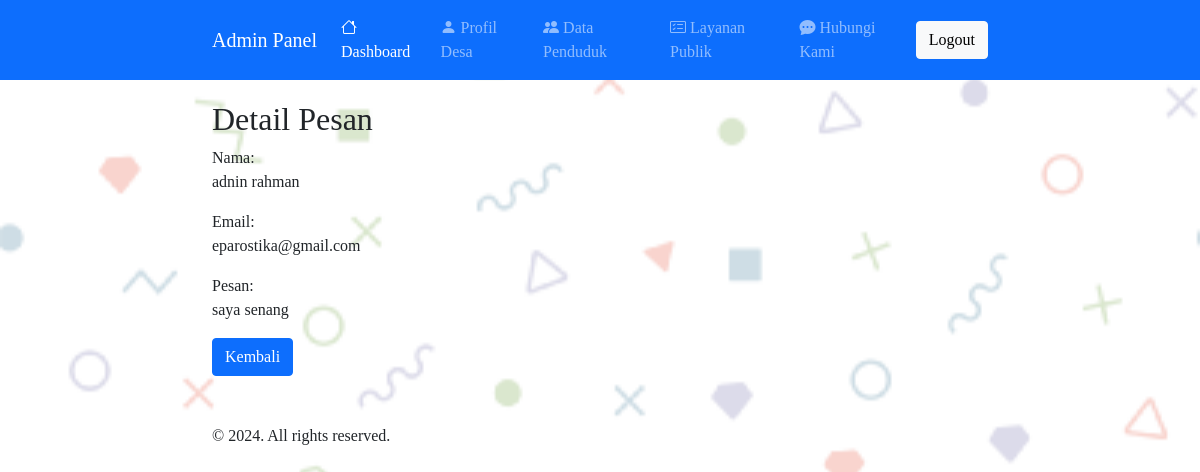
Page /admin/detail_pesan.php?id=2 (signed in) on the committed database.
### tables this page shows
CREATE TABLE `pesan` (
  `id` int(11) NOT NULL,
  `nama` varchar(50) NOT NULL,
  `email` varchar(50) NOT NULL,
  `pesan` text DEFAULT NULL
);

### admin/detail_pesan.php (the view, shortened to what this page needs)
<?php
include '../includes/db.php';
$id = $_GET['id'];
$query = "SELECT * FROM pesan WHERE id = $id";
$result = mysqli_query($koneksi, $query);
$row = mysqli_fetch_assoc($result);
$nama = $row['nama'];
$email = $row['email'];
$pesan = $row['pesan'];
?>
<!DOCTYPE html>
<html>
<head>
  <link rel="stylesheet" type="text/css" href="https://cdnjs.cloudflare.com/ajax/libs/bootstrap/5.0.2/css/bootstrap.min.css">
  <link rel="stylesheet" type="text/css" href="https://cdnjs.cloudflare.com/ajax/libs/bootstrap-icons/1.6.0/font/bootstrap-icons.min.css">
</head>
<body>
  <header>
    <nav class="navbar navbar-expand-lg navbar-dark bg-primary">
        <div class="container">
            <a class="navbar-brand" href="index.php">Admin Panel</a>
            <div class="collapse navbar-collapse" id="navbarNav">
                <ul class="navbar-nav ms-auto">
                    <li class="nav-item">
                        <a class="nav-link active" aria-current="page" href="dashboard.php"><i
                                class="bi bi-house"></i> Dashboard</a>
                    </li>
                    <li class="nav-item">
                        <a class="nav-link" href="profile.php"><i class="bi bi-person-fill"></i> Profil Desa</a>
                    </li>
                    <li class="nav-item">
                        <a class="nav-link" href="population.php"><i class="bi bi-people-fill"></i> Data Penduduk</a>
                    </li>
                    <li class="nav-item">
                        <a class="nav-link" href="public_services.php"><i class="bi bi-card-checklist"></i> Layanan
                            Publik</a>
                    </li>
                    <li class="nav-item">
                        <a class="nav-link" href="contact.php"><i class="bi bi-chat-dots-fill"></i> Hubungi Kami</a>
                    </li>
                </ul>
                <a href="logout.php" class="btn btn-light">Logout</a>
            </div>
        </div>
    </nav>
</header>
  <div class="container">
    <section>
      <h2 class="contact-title">Detail Pesan</h2>
      <div>
        <label>Nama:</label>
        <p><?php echo $nama; ?></p>
      </div>
      <div>
        <label>Email:</label>
        <p><?php echo $email; ?></p>
      </div>
      <div>
        <label>Pesan:</label>
        <p><?php echo $pesan; ?></p>
      </div>
      <a href="contact.php" class="btn btn-primary">Kembali</a>
    </section>
  </div>
  <footer class="mt-5">
    <div class="container">
      <p>&copy; <?php echo date('Y'); ?>. All rights reserved.</p>
    </div>
  </footer>
</body>
</html>

### admin/detail_pesan.php (style rules this page uses)
body { padding-top: 20px; font-family: 'Times New Roman', sans-serif; }
body { background-image: url('../images/saya.png'); background-repeat: no-repeat; background-size: cover; background-position: center; }
header { position: fixed; top: 0; left: 0; right: 0; z-index: 999; }
.contact-title { margin-top: 80px; }
.container { max-width: 800px; }

### rows in the picture
pesan: nama "adnin rahman", email "eparostika@gmail.com", pesan "saya senang"
